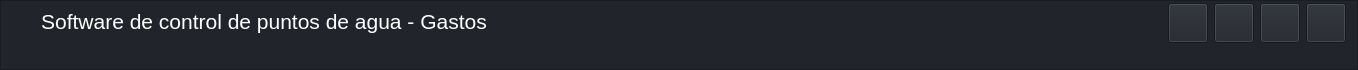
        <widget class="QFrame" name="frame_superior">
         <property name="minimumSize">
          <size>
           <width>0</width>
           <height>70</height>
          </size>
         </property>
         <property name="maximumSize">
          <size>
           <width>16777215</width>
           <height>40</height>
          </size>
         </property>
         <property name="styleSheet">
          <string notr="true">background-color: rgb(33, 37, 43);</string>
         </property>
         <property name="frameShape">
          <enum>QFrame::StyledPanel</enum>
         </property>
         <property name="frameShadow">
          <enum>QFrame::Raised</enum>
         </property>
         <layout class="QHBoxLayout" name="horizontalLayout">
          <property name="topMargin">
           <number>2</number>
          </property>
          <property name="bottomMargin">
           <number>29</number>
          </property>
          <item>
           <widget class="QLabel" name="label_5">
            <property name="font">
             <font>
              <family>Segoe UI</family>
              <pointsize>16</pointsize>
              <weight>50</weight>
              <italic>false</italic>
              <bold>false</bold>
             </font>
            </property>
            <property name="styleSheet">
             <string notr="true">color: rgb(255, 255, 255);</string>
            </property>
            <property name="text">
             <string>     Software de control de puntos de agua - Gastos</string>
            </property>
           </widget>
          </item>
          <item>
           <spacer name="horizontalSpacer">
            <property name="orientation">
             <enum>Qt::Horizontal</enum>
            </property>
            <property name="sizeHint" stdset="0">
             <size>
              <width>675</width>
              <height>20</height>
             </size>
            </property>
           </spacer>
          </item>
          <item>
           <widget class="QPushButton" name="bt_minimizar">
            <property name="minimumSize">
             <size>
              <width>40</width>
              <height>40</height>
             </size>
            </property>
            <property name="cursor">
             <cursorShape>PointingHandCursor</cursorShape>
            </property>
            <property name="styleSheet">
             <string notr="true">image: url(:/menu_principal/cil-window-minimize.png);</string>
            </property>
            <property name="text">
             <string/>
            </property>
           </widget>
          </item>
          <item>
           <widget class="QPushButton" name="bt_restaurar">
            <property name="minimumSize">
             <size>
              <width>40</width>
              <height>40</height>
             </size>
            </property>
            <property name="cursor">
             <cursorShape>PointingHandCursor</cursorShape>
            </property>
            <property name="styleSheet">
             <string notr="true">image: url(:/menu_principal/icon_restore.png);</string>
            </property>
            <property name="text">
             <string/>
            </property>
           </widget>
          </item>
          <item>
           <widget class="QPushButton" name="bt_maximizar">
            <property name="minimumSize">
             <size>
              <width>40</width>
              <height>40</height>
             </size>
            </property>
            <property name="cursor">
             <cursorShape>PointingHandCursor</cursorShape>
            </property>
            <property name="styleSheet">
             <string notr="true">image: url(:/menu_principal/icon_maximize.png);</string>
            </property>
            <property name="text">
             <string/>
            </property>
           </widget>
          </item>
          <item>
           <widget class="QPushButton" name="bt_cerrar">
            <property name="minimumSize">
             <size>
              <width>40</width>
              <height>40</height>
             </size>
            </property>
            <property name="cursor">
             <cursorShape>PointingHandCursor</cursorShape>
            </property>
            <property name="styleSheet">
             <string notr="true">image: url(:/menu_principal/cil-x.png);</string>
            </property>
            <property name="text">
             <string/>
            </property>
           </widget>
          </item>
         </layout>
        </widget>
